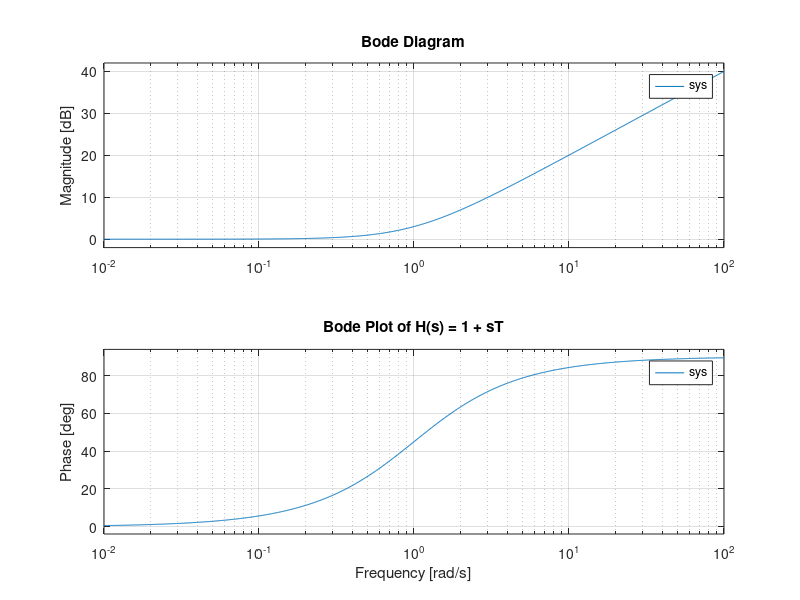

The MATLAB source for this figure:
T = 1;
num = [T 1]; % 分子係數 (T*s + 1)
den = [1];   % 分母係數 (1)
sys = tf(num, den);

bode(sys);
grid on;
title('Bode Plot of H(s) = 1 + sT');